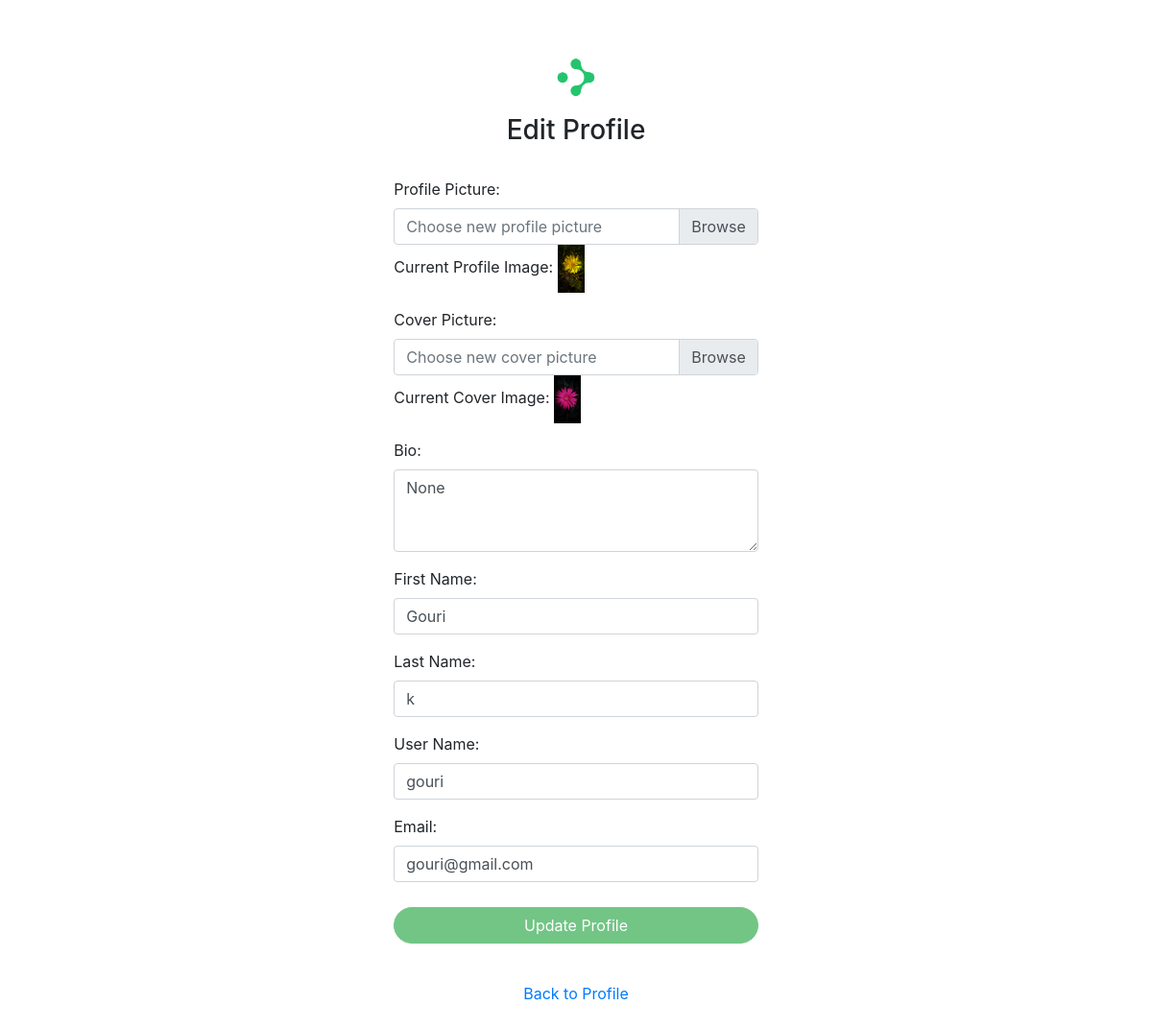
Screenshot of /n/edit_profile (signed in) with the database file from the repository.
### network/models.py (models this page shows, shortened)
class User(AbstractUser):
    profile_pic = models.ImageField(upload_to='profile_pic/')
    bio = models.TextField(max_length=160, blank=True, null=True)
    cover = models.ImageField(upload_to='covers/', blank=True)

### network/views.py (the view)
# urls.py: path('n/edit_profile', views.edit_profile, name='edit_profile'),
@login_required
def edit_profile(request):
    if request.method == 'POST':
        user = request.user
        user.first_name = request.POST['firstname']
        user.last_name = request.POST['lastname']
        user.username = request.POST['username']
        user.email = request.POST['email']
        user.bio = request.POST['bio']  # Added line to update bio field
        if 'new_profile' in request.FILES:
            user.profile_pic = request.FILES['new_profile']
        if 'new_cover' in request.FILES:
            user.cover = request.FILES['new_cover']
        user.save()
        messages.success(request, 'Profile updated successfully!')
        return HttpResponseRedirect(reverse('profile', args=[user.username]))
    else:
        return render(request, 'network/edit_profile.html', {'user': request.user})

### network/templates/network/edit_profile.html (shortened to what this page needs)
{% extends "network/layout2.html" %}
{% load static %}
{% block body %}
    <div class="user-box" style="margin-top: 6vh;">
        <div>
            <center>
                <img src="{% static 'network/Images/logo_icon.png' %}" height="45em" style="margin-bottom: 2vh;">
                <h3>Edit Profile</h3><br>
            </center>
        </div>
        <form action="{% url 'edit_profile' %}" method="post" id="edit-form" style="width: 100%; margin-bottom: 5vh;" enctype="multipart/form-data">
<div class="form-group">
    <label for="bio"> Profile Picture:</label>
    <div class="custom-file">
        <label class="custom-file-label" for="new_profile"><span style="color: #6c757d;">Choose new profile picture</span></label>
    </div>
    <br>
    <span id="current-profile-image">Current Profile Image: <img src="{{ user.profile_pic.url }}" alt="Current Profile Image" height="50"></span>
</div>
<div class="form-group">
    <label for="bio"> Cover Picture:</label>
    <div class="custom-file">
        <label class="custom-file-label" for="new_cover"><span style="color: #6c757d;">Choose new cover picture</span></label>
    </div>
    <br>
    <span id="current-cover-image">Current Cover Image: <img src="{{ user.cover.url }}" alt="Current Cover Image" height="50"> {{ user.cover_pic.name }}</span>
</div>
<div class="form-group">
    <label for="bio">Bio:</label>
    <textarea class="form-control" name="bio" rows="3" placeholder="Enter your bio here">{{ user.bio }}</textarea>
</div>
            <div class="form-group">
                <label for="bio">First Name:</label>
                <input class="form-control inp fname" type="text" name="firstname" value="{{ user.first_name }}" autocomplete="off" autofocus>
            </div>
            <div class="form-group">
                <label for="bio">Last Name:</label>
                <input class="form-control inp lname" type="text" name="lastname" value="{{ user.last_name }}" autocomplete="off">
            </div>
            <div class="form-group">
                <label for="bio">User Name:</label>
                <input class="form-control inp usrname" type="text" name="username" value="{{ user.username }}" autocomplete="off">
            </div>
            <div class="form-group">
                <label for="bio">Email:</label>
                <input class="form-control inp email" type="email" name="email" value="{{ user.email }}" autocomplete="off">
            </div>
            <center>
                <input class="btn btn-primary" type="submit" value="Update Profile" id="update-btn" style="margin-top: 10px; width: 95%;" disabled>
            </center>
        </form>
        <div>
            <center>
                <a href="{% url 'profile' user.username %}">Back to Profile</a>
            </center>
        </div><br><br>
    </div>
{% endblock %}

### network/static/network/styles2.css (style rules this page uses)
.btn, .btn:focus, .btn:active { box-shadow: none !important; -webkit-box-shadow: none !important; }
.btn { color: white; background-color: #28a745 !important; border-color: #28a745 !important; border-radius: 999px; width: 95%; }
.user-box { background-color: #fff; width: 45%; border-radius: 5px; margin-top: 10vh; margin-left: auto; margin-right: auto; padding: 10px 50px 10px 50px; }
.user-box form > div { margin-left: 10px; margin-right: 10px; }
.custom-file-label { overflow: hidden; }

### rows the page displays
User: profile_pic (picture), cover (picture), bio "None", firstname "Gouri", lastname "k", username "gouri", email "gouri@gmail.com"
